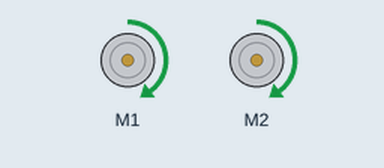
Recording of a program running on a simulated BBC micro:bit (MakeCode). Shown: 2 × DC motor (green arrow = forward, orange = backward, longer = faster).

Above: at 0.2 s.
At 1.2 s:
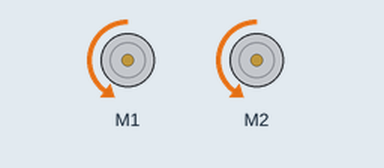
At 3.7 s:
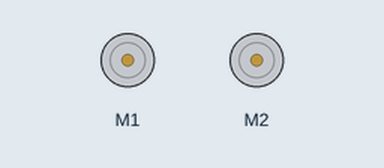
Timing chart, 0 to 4.7 s (numbered marks = the images above):
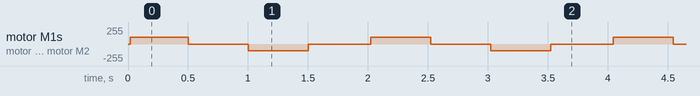

The program:

main.ts
```typescript
basic.forever(function () {
    maqueen.motorRun(maqueen.Motors.All, maqueen.Dir.CW, 100)
    basic.pause(500)
    maqueen.motorStop(maqueen.Motors.All)
    basic.pause(500)
    maqueen.motorRun(maqueen.Motors.All, maqueen.Dir.CCW, 100)
    basic.pause(500)
    maqueen.motorStop(maqueen.Motors.All)
    basic.pause(500)
})
```

test.ts
```typescript
// aquí va el archivo "tests"; esto no se compilará cuando este paquete se utilice como una extensión.
```

Measured:
- by itself, motor M1, motor M2: repeats every 2.0 s: stopped 0.50 s, backward 100/255 0.50 s, stopped 0.52 s, forward 100/255 0.50 s
